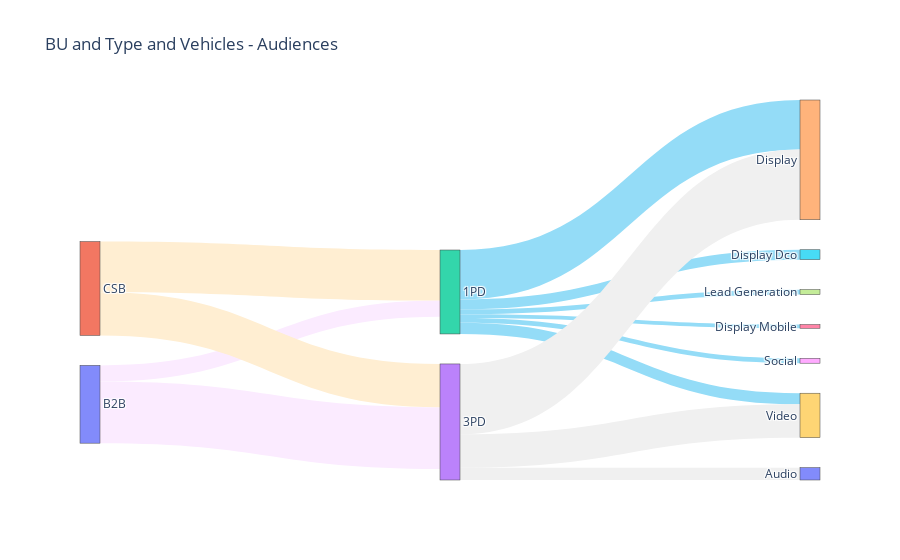
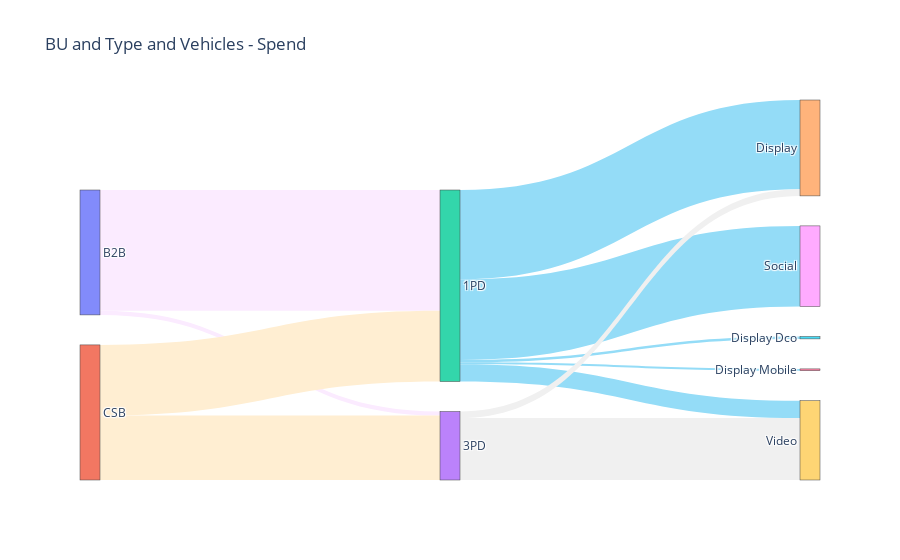
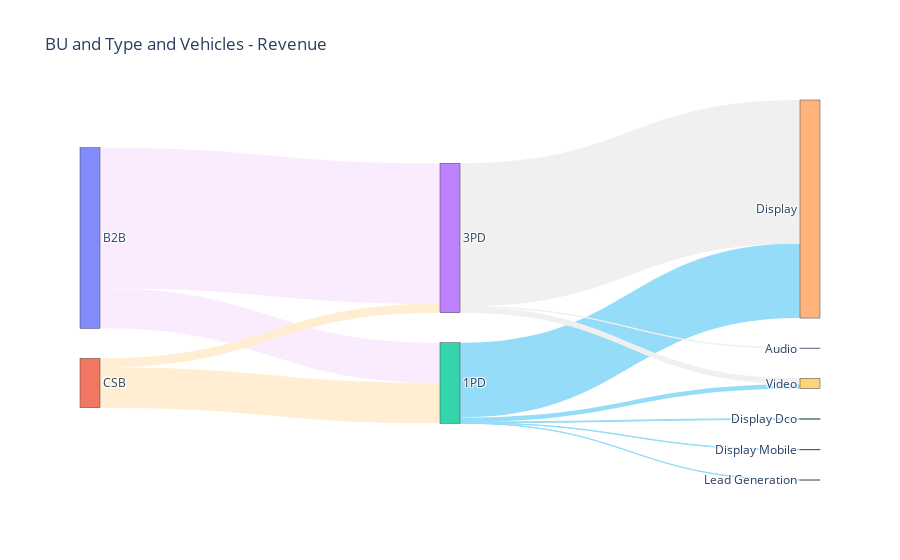

These figures' notebook cell, in order:
### Markdown cell above
<h2>Bu | Type | Vehicle (by Dell)</h2>

### Code cell
bu_audiencetype_vehicle_sankey_plot(df,'Segment ID',True, 'BU and Type and Vehicles - Audiences')
bu_audiencetype_vehicle_sankey_plot(df,'Spend',True, 'BU and Type and Vehicles - Spend')
bu_audiencetype_vehicle_sankey_plot(df,'Net Rev', True, 'BU and Type and Vehicles - Revenue')

### Figure 1 — Plotly figure (JSON) as saved in the notebook; plotly's stock layout.template omitted (floating-point values rounded to 4 significant figures)
{"data": [{"arrangement": "snap", "link": {"color": ["#FBEBFF", "#FBEBFF", "#FFEED2", "#FFEED2", "#94DCF7", "#94DCF7", "#94DCF7", "#94DCF7", "#94DCF7", "#94DCF7", "#F0F0F0", "#F0F0F0", "#F0F0F0"], "source": [0, 0, 1, 1, 2, 2, 2, 2, 2, 2, 3, 3, 3], "target": [2, 3, 2, 3, 4, 5, 6, 7, 8, 9, 10, 4, 9], "value": [13, 50, 41, 35, 40, 8, 3, 4, 4, 9, 10, 57, 27]}, "node": {"label": ["B2B", "CSB", "1PD", "3PD", "Display", "Display Dco", "Display Mobile", "Lead Generation", "Social", "Video", "Audio"], "pad": 30, "thickness": 20}, "type": "sankey"}], "layout": {"title": {"text": "BU and Type and Vehicles - Audiences"}}}

### Figure 2 — Plotly figure (JSON) as saved in the notebook; plotly's stock layout.template omitted (floating-point values rounded to 4 significant figures)
{"data": [{"arrangement": "snap", "link": {"color": ["#FBEBFF", "#FBEBFF", "#FFEED2", "#FFEED2", "#94DCF7", "#94DCF7", "#94DCF7", "#94DCF7", "#94DCF7", "#94DCF7", "#F0F0F0", "#F0F0F0", "#F0F0F0"], "source": [0, 0, 1, 1, 2, 2, 2, 2, 2, 2, 3, 3, 3], "target": [2, 3, 2, 3, 4, 5, 6, 7, 8, 9, 10, 4, 9], "value": [157100.0, 5298.0, 91930.0, 83740.0, 116200.0, 3090.0, 2344.0, 0, 104800.0, 22600.0, 0, 8522.0, 80520.0]}, "node": {"label": ["B2B", "CSB", "1PD", "3PD", "Display", "Display Dco", "Display Mobile", "Lead Generation", "Social", "Video", "Audio"], "pad": 30, "thickness": 20}, "type": "sankey"}], "layout": {"title": {"text": "BU and Type and Vehicles - Spend"}}}

### Figure 3 — Plotly figure (JSON) as saved in the notebook; plotly's stock layout.template omitted (floating-point values rounded to 4 significant figures)
{"data": [{"arrangement": "snap", "link": {"color": ["#FBEBFF", "#FBEBFF", "#FFEED2", "#FFEED2", "#94DCF7", "#94DCF7", "#94DCF7", "#94DCF7", "#94DCF7", "#94DCF7", "#F0F0F0", "#F0F0F0", "#F0F0F0"], "source": [0, 0, 1, 1, 2, 2, 2, 2, 2, 2, 3, 3, 3], "target": [2, 3, 2, 3, 4, 5, 6, 7, 8, 9, 10, 4, 9], "value": [294600.0, 1030000.0, 296000.0, 65790.0, 547600.0, 5695.0, 2839.0, 1509.0, 0, 33040.0, 1673.0, 1052000.0, 42780.0]}, "node": {"label": ["B2B", "CSB", "1PD", "3PD", "Display", "Display Dco", "Display Mobile", "Lead Generation", "Social", "Video", "Audio"], "pad": 30, "thickness": 20}, "type": "sankey"}], "layout": {"title": {"text": "BU and Type and Vehicles - Revenue"}}}
